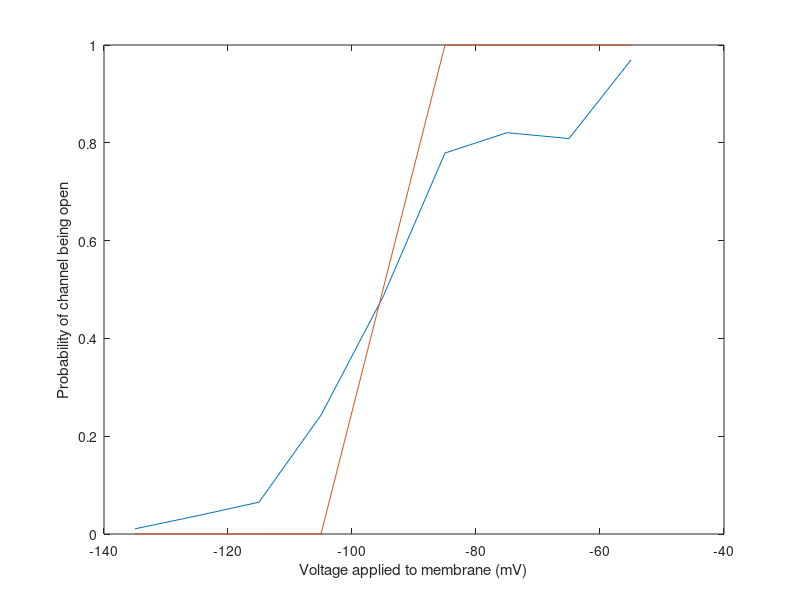

The MATLAB source for this figure:
%HW8 - Q3

%Part A
%Please see paper hw

%Part B
Beta=0.25; %in 1/(pN*nm) 
deltaE_vector=-40:40;
temp=-Beta.*deltaE_vector;
temp2=1+exp(temp);
P_open=1./(temp2);

plot(deltaE_vector, P_open)
xlabel('Difference in energy between open and closed state (pN*nm)')
ylabel('Probability of the channel being open')

%Part C
%See paper hw

%Part D
%See paper hw for explanation
Vstar=-95; %in mV
voltages=[-135,-125,-115,-105,-95,-85,-75,-65,-55]; %in mV
pOpen=[0.0106,0.0371,0.0651,0.2431,0.4848,0.7791,0.8207,0.8087,0.9694];

plot(voltages, pOpen);
xlabel('Voltage applied to membrane (mV)')
ylabel('Probability of channel being open')

q=-1; %in electron charges
hold on
pOpen_theoretical=1./(1+exp(-Beta.*(q.*(Vstar-voltages))));
plot(voltages, pOpen_theoretical);
hold off

plot(voltages, pOpen);
xlabel('Voltage applied to membrane (mV)')
ylabel('Probability of channel being open')

q=-3; %in electron charges
hold on
pOpen_theoretical=1./(1+exp(-Beta.*(q.*(Vstar-voltages))));
plot(voltages, pOpen_theoretical);
hold off

plot(voltages, pOpen);
xlabel('Voltage applied to membrane (mV)')
ylabel('Probability of channel being open')

q=-5; %in electron charges
hold on
pOpen_theoretical=1./(1+exp(-Beta.*(q.*(Vstar-voltages))));
plot(voltages, pOpen_theoretical);
hold off
